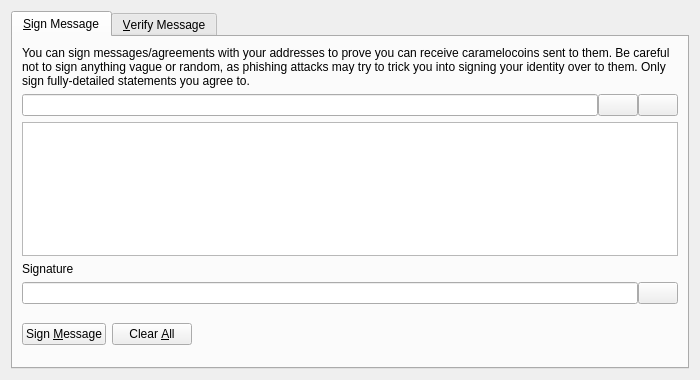
<?xml version="1.0" encoding="UTF-8"?>
<ui version="4.0">
 <class>SignVerifyMessageDialog</class>
 <widget class="QDialog" name="SignVerifyMessageDialog">
  <property name="geometry">
   <rect>
    <x>0</x>
    <y>0</y>
    <width>700</width>
    <height>380</height>
   </rect>
  </property>
  <property name="windowTitle">
   <string>Signatures - Sign / Verify a Message</string>
  </property>
  <property name="modal">
   <bool>true</bool>
  </property>
  <layout class="QVBoxLayout" name="verticalLayout">
   <item>
    <widget class="QTabWidget" name="tabWidget">
     <property name="currentIndex">
      <number>0</number>
     </property>
     <widget class="QWidget" name="tabSignMessage">
      <attribute name="title">
       <string>&amp;Sign Message</string>
      </attribute>
      <layout class="QVBoxLayout" name="verticalLayout_SM">
       <item>
        <widget class="QLabel" name="infoLabel_SM">
         <property name="text">
          <string>You can sign messages/agreements with your addresses to prove you can receive caramelocoins sent to them. Be careful not to sign anything vague or random, as phishing attacks may try to trick you into signing your identity over to them. Only sign fully-detailed statements you agree to.</string>
         </property>
         <property name="textFormat">
          <enum>Qt::PlainText</enum>
         </property>
         <property name="wordWrap">
          <bool>true</bool>
         </property>
        </widget>
       </item>
       <item>
        <layout class="QHBoxLayout" name="horizontalLayout_1_SM">
         <property name="spacing">
          <number>0</number>
         </property>
         <item>
          <widget class="QValidatedLineEdit" name="addressIn_SM">
           <property name="toolTip">
            <string>The CarameloCoin address to sign the message with</string>
           </property>
          </widget>
         </item>
         <item>
          <widget class="QPushButton" name="addressBookButton_SM">
           <property name="toolTip">
            <string>Choose previously used address</string>
           </property>
           <property name="text">
            <string/>
           </property>
           <property name="icon">
            <iconset resource="../bitcoin.qrc">
             <normaloff>:/icons/address-book</normaloff>:/icons/address-book</iconset>
           </property>
           <property name="shortcut">
            <string>Alt+A</string>
           </property>
           <property name="autoDefault">
            <bool>false</bool>
           </property>
          </widget>
         </item>
         <item>
          <widget class="QPushButton" name="pasteButton_SM">
           <property name="toolTip">
            <string>Paste address from clipboard</string>
           </property>
           <property name="text">
            <string/>
           </property>
           <property name="icon">
            <iconset resource="../bitcoin.qrc">
             <normaloff>:/icons/editpaste</normaloff>:/icons/editpaste</iconset>
           </property>
           <property name="shortcut">
            <string>Alt+P</string>
           </property>
           <property name="autoDefault">
            <bool>false</bool>
           </property>
          </widget>
         </item>
        </layout>
       </item>
       <item>
        <widget class="QPlainTextEdit" name="messageIn_SM">
         <property name="toolTip">
          <string>Enter the message you want to sign here</string>
         </property>
        </widget>
       </item>
       <item>
        <widget class="QLabel" name="signatureLabel_SM">
         <property name="text">
          <string>Signature</string>
         </property>
         <property name="textFormat">
          <enum>Qt::PlainText</enum>
         </property>
        </widget>
       </item>
       <item>
        <layout class="QHBoxLayout" name="horizontalLayout_2_SM">
         <property name="spacing">
          <number>0</number>
         </property>
         <item>
          <widget class="QLineEdit" name="signatureOut_SM">
           <property name="font">
            <font>
             <italic>true</italic>
            </font>
           </property>
           <property name="readOnly">
            <bool>true</bool>
           </property>
          </widget>
         </item>
         <item>
          <widget class="QPushButton" name="copySignatureButton_SM">
           <property name="toolTip">
            <string>Copy the current signature to the system clipboard</string>
           </property>
           <property name="text">
            <string/>
           </property>
           <property name="icon">
            <iconset resource="../bitcoin.qrc">
             <normaloff>:/icons/editcopy</normaloff>:/icons/editcopy</iconset>
           </property>
           <property name="autoDefault">
            <bool>false</bool>
           </property>
          </widget>
         </item>
        </layout>
       </item>
       <item>
        <layout class="QHBoxLayout" name="horizontalLayout_3_SM">
         <item>
          <widget class="QPushButton" name="signMessageButton_SM">
           <property name="toolTip">
            <string>Sign the message to prove you own this CarameloCoin address</string>
           </property>
           <property name="text">
            <string>Sign &amp;Message</string>
           </property>
           <property name="icon">
            <iconset resource="../bitcoin.qrc">
             <normaloff>:/icons/edit</normaloff>:/icons/edit</iconset>
           </property>
           <property name="autoDefault">
            <bool>false</bool>
           </property>
          </widget>
         </item>
         <item>
          <widget class="QPushButton" name="clearButton_SM">
           <property name="toolTip">
            <string>Reset all sign message fields</string>
           </property>
           <property name="text">
            <string>Clear &amp;All</string>
           </property>
           <property name="icon">
            <iconset resource="../bitcoin.qrc">
             <normaloff>:/icons/remove</normaloff>:/icons/remove</iconset>
           </property>
           <property name="autoDefault">
            <bool>false</bool>
           </property>
          </widget>
         </item>
         <item>
          <spacer name="horizontalSpacer_1_SM">
           <property name="orientation">
            <enum>Qt::Horizontal</enum>
           </property>
           <property name="sizeHint" stdset="0">
            <size>
             <width>40</width>
             <height>48</height>
            </size>
           </property>
          </spacer>
         </item>
         <item>
          <widget class="QLabel" name="statusLabel_SM">
           <property name="font">
            <font>
             <weight>75</weight>
             <bold>true</bold>
            </font>
           </property>
           <property name="text">
            <string/>
           </property>
           <property name="wordWrap">
            <bool>true</bool>
           </property>
          </widget>
         </item>
         <item>
          <spacer name="horizontalSpacer_2_SM">
           <property name="orientation">
            <enum>Qt::Horizontal</enum>
           </property>
           <property name="sizeHint" stdset="0">
            <size>
             <width>40</width>
             <height>48</height>
            </size>
           </property>
          </spacer>
         </item>
        </layout>
       </item>
      </layout>
     </widget>
     <widget class="QWidget" name="tabVerifyMessage">
      <attribute name="title">
       <string>&amp;Verify Message</string>
      </attribute>
      <layout class="QVBoxLayout" name="verticalLayout_VM">
       <item>
        <widget class="QLabel" name="infoLabel_VM">
         <property name="text">
          <string>Enter the receiver's address, message (ensure you copy line breaks, spaces, tabs, etc. exactly) and signature below to verify the message. Be careful not to read more into the signature than what is in the signed message itself, to avoid being tricked by a man-in-the-middle attack. Note that this only proves the signing party receives with the address, it cannot prove sendership of any transaction!</string>
         </property>
         <property name="textFormat">
          <enum>Qt::PlainText</enum>
         </property>
         <property name="alignment">
          <set>Qt::AlignLeading|Qt::AlignLeft|Qt::AlignTop</set>
         </property>
         <property name="wordWrap">
          <bool>true</bool>
         </property>
        </widget>
       </item>
       <item>
        <layout class="QHBoxLayout" name="horizontalLayout_1_VM">
         <property name="spacing">
          <number>0</number>
         </property>
         <item>
          <widget class="QValidatedLineEdit" name="addressIn_VM">
           <property name="toolTip">
            <string>The CarameloCoin address the message was signed with</string>
           </property>
          </widget>
         </item>
         <item>
          <widget class="QPushButton" name="addressBookButton_VM">
           <property name="toolTip">
            <string>Choose previously used address</string>
           </property>
           <property name="text">
            <string/>
           </property>
           <property name="icon">
            <iconset resource="../bitcoin.qrc">
             <normaloff>:/icons/address-book</normaloff>:/icons/address-book</iconset>
           </property>
           <property name="shortcut">
            <string>Alt+A</string>
           </property>
           <property name="autoDefault">
            <bool>false</bool>
           </property>
          </widget>
         </item>
        </layout>
       </item>
       <item>
        <widget class="QPlainTextEdit" name="messageIn_VM"/>
       </item>
       <item>
        <widget class="QValidatedLineEdit" name="signatureIn_VM"/>
       </item>
       <item>
        <layout class="QHBoxLayout" name="horizontalLayout_2_VM">
         <item>
          <widget class="QPushButton" name="verifyMessageButton_VM">
           <property name="toolTip">
            <string>Verify the message to ensure it was signed with the specified CarameloCoin address</string>
           </property>
           <property name="text">
            <string>Verify &amp;Message</string>
           </property>
           <property name="icon">
            <iconset resource="../bitcoin.qrc">
             <normaloff>:/icons/transaction_0</normaloff>:/icons/transaction_0</iconset>
           </property>
           <property name="autoDefault">
            <bool>false</bool>
           </property>
          </widget>
         </item>
         <item>
          <widget class="QPushButton" name="clearButton_VM">
           <property name="toolTip">
            <string>Reset all verify message fields</string>
           </property>
           <property name="text">
            <string>Clear &amp;All</string>
           </property>
           <property name="icon">
            <iconset resource="../bitcoin.qrc">
             <normaloff>:/icons/remove</normaloff>:/icons/remove</iconset>
           </property>
           <property name="autoDefault">
            <bool>false</bool>
           </property>
          </widget>
         </item>
         <item>
          <spacer name="horizontalSpacer_1_VM">
           <property name="orientation">
            <enum>Qt::Horizontal</enum>
           </property>
           <property name="sizeHint" stdset="0">
            <size>
             <width>40</width>
             <height>48</height>
            </size>
           </property>
          </spacer>
         </item>
         <item>
          <widget class="QLabel" name="statusLabel_VM">
           <property name="font">
            <font>
             <weight>75</weight>
             <bold>true</bold>
            </font>
           </property>
           <property name="text">
            <string/>
           </property>
           <property name="wordWrap">
            <bool>true</bool>
           </property>
          </widget>
         </item>
         <item>
          <spacer name="horizontalSpacer_2_VM">
           <property name="orientation">
            <enum>Qt::Horizontal</enum>
           </property>
           <property name="sizeHint" stdset="0">
            <size>
             <width>40</width>
             <height>48</height>
            </size>
           </property>
          </spacer>
         </item>
        </layout>
       </item>
      </layout>
     </widget>
    </widget>
   </item>
  </layout>
 </widget>
 <customwidgets>
  <customwidget>
   <class>QValidatedLineEdit</class>
   <extends>QLineEdit</extends>
   <header>qt/qvalidatedlineedit.h</header>
  </customwidget>
 </customwidgets>
 <resources>
  <include location="../bitcoin.qrc"/>
 </resources>
 <connections/>
</ui>
